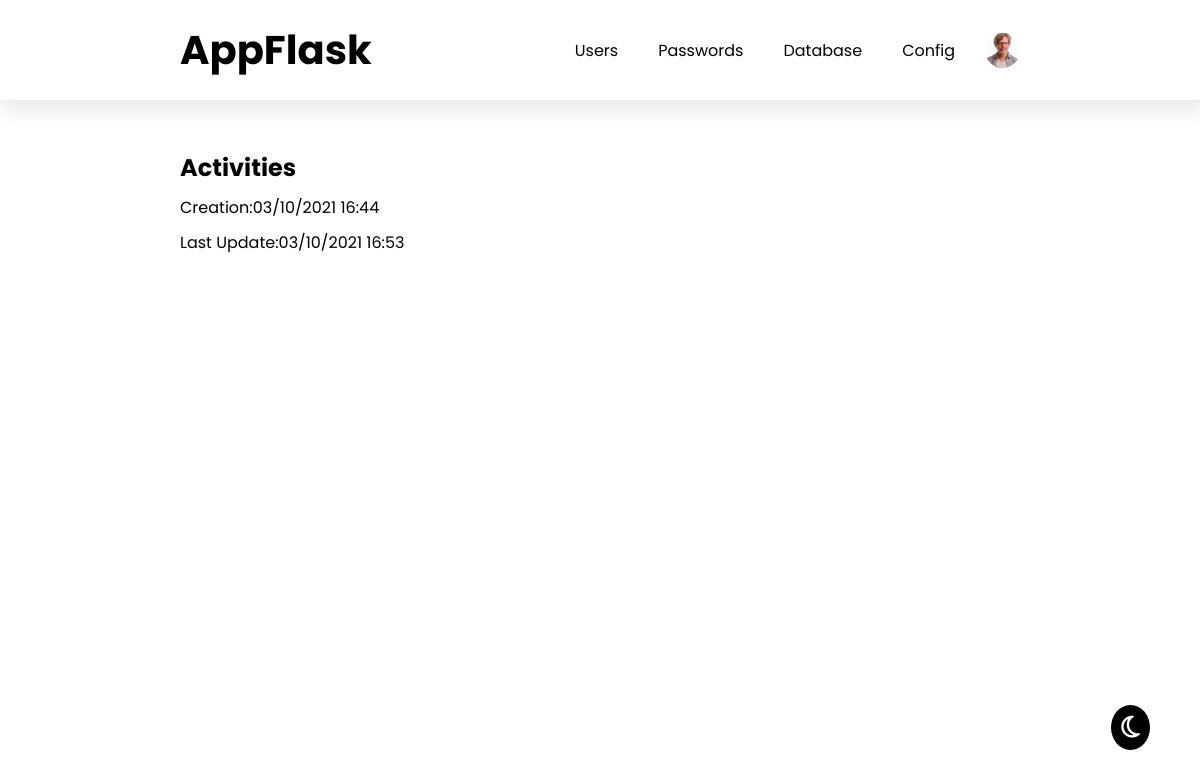
Screenshot of /activities (signed in) with the database file from the repository.
### app.py (models this page shows, shortened)
class Images(db.Model):
    id = db.Column(db.Integer, primary_key=True)
    id_user = db.Column(db.Integer, db.ForeignKey('users.id'), unique=True)
    name = db.Column(db.Text, nullable=False)
    mimetype = db.Column(db.Text, nullable=False)

class Users(db.Model, UserMixin):
    __tablename__ = 'users'
    id = db.Column(db.Integer, primary_key=True)
    perm = db.Column(db.Integer, nullable=False, default=0)
    name = db.Column(db.String(50), nullable=False)
    email = db.Column(db.String(50), nullable=False, unique=True)
    username = db.Column(db.String(10), nullable=False, unique=True)
    password = db.Column(db.String(255), nullable=False)
    creation_date = db.Column(db.DateTime, default=datetime.now())
    last_update_date = db.Column(db.DateTime, default=datetime.now())
    image_profile = db.relationship('Images', backref='user', uselist=False)

### app.py (the view)
@app.route('/activities')
def activities():
    if current_user.is_authenticated:
        return render_template('activities.html')
    else:
        return redirect(url_for('login'))

### app.py (called while the page is built)
@login_manager.user_loader
def load_user(user_id):
    return Users.query.filter_by(id=user_id).first()

### templates/activities.html
{% extends 'base1.html' %}
{% block head %}
    <link rel="stylesheet" href="../static/css/activities.css">
{% endblock %}
{% block body %}
    <section class="activities">
        <div class="container2">
            <h2 class="theme-theme">Activities</h2>
            <div class="flex-item-activities">
                <label for="date_creation_account" class="theme-theme">Creation:</label>
                <p id="date_creation_account" class="theme-theme">{{ current_user.creation_date.strftime('%d/%m/%Y %H:%M') }}</p>
            </div>
            <div class="flex-item-activities">
                <label for="last-update" class="theme-theme">Last Update:</label>
                <p id="last-update" class="theme-theme">{{ current_user.last_update_date.strftime('%d/%m/%Y %H:%M') }}</p>
            </div>
        </div>
    </section>
{% endblock %}

### templates/base1.html (shortened to what this page needs)
<!DOCTYPE html>
<html lang="pt-br">
<head>
    <link rel="stylesheet" href="../static/css/base1.css">
    {% block head %} {% endblock %}
</head>
<body>
    <header>
        <div class="container1">
            <a href="/dashboard" id="logo" class="theme-theme">AppFlask</a>
            <nav>
                <ul class="menu-bar">
                    <li><a href="/dashboard" class="principal theme-theme">Users</a></li>
                    <li><a href="#" class="principal theme-theme">Passwords</a></li>
                    <li><a href="#" class="principal theme-theme">Database</a></li>
                    <li><a href="#" class="principal theme-theme">Config</a></li>
                    {% if current_user.image_profile %}
                        <li id="acc-ic"><img src="../static/img/profiles/user{{current_user.id}}/profile/{{ current_user.image_profile.name }}" alt="profile" srcset="" class="account-icon"></li>
                    {% else %}
                        <li id="acc-ic"><img src="../static/img/others/noperfilblack.png" alt="profile" srcset="" class="account-icon"></li>
                    {% endif %}
                </ul>
            </nav>
        </div>
    </header>
    {% block body %} {% endblock %}
    <div class="theme">
        <i class="far fa-moon theme-icon"></i>
    </div>
</body>

### static/css/base1.css (style rules this page uses)
:root { --branco: white; --preto: black; --azul: #0073ba; --azul-escuro: #006aac; }
* { margin: 0; padding: 0; box-sizing: border-box; }
html { font-size: 62.5%; }
body { font-size: 1.6rem; font-family: 'Poppins', sans-serif; overflow-x: hidden; transition: 1s; }
header { padding: 20px 0; box-shadow: 5px 5px 20px 5px rgba(0, 0, 0, 0.089); }
.container1 { width: 70%; margin: auto; display: flex; align-items: center; justify-content: space-between; }
#logo { color: var(--preto); font-weight: 700; font-size: 4rem; text-decoration: none; }
ul.menu-bar { display: flex; list-style: none; align-items: center; }
ul.menu-bar li a.principal { text-decoration: none; color: var(--preto); margin-left: 20px; padding: 10px; }
ul.menu-bar li#acc-ic { display: flex; }
ul.menu-bar li img.account-icon { margin-left: 20px; width: 35px; height: 35px; border-radius: 100%; }
.theme i.theme-icon { position: absolute; bottom: 50px; right: 50px; font-size: 2.5rem; background-color: var(--preto); color: var(--branco); padding: 10px; border-radius: 100%; transition: 1s; }

### static/css/activities.css (style rules this page uses)
.container2 { width: 70%; margin: auto; margin-top: 50px; display: flex; flex-direction: column; }
.flex-item-activities { display: flex; padding-top: 10px; }

### rows the page displays
Images: image_profile.name (placeholder picture)
Users: creation_date "03/10/2021 16:44", last_update_date "03/10/2021 16:53"
